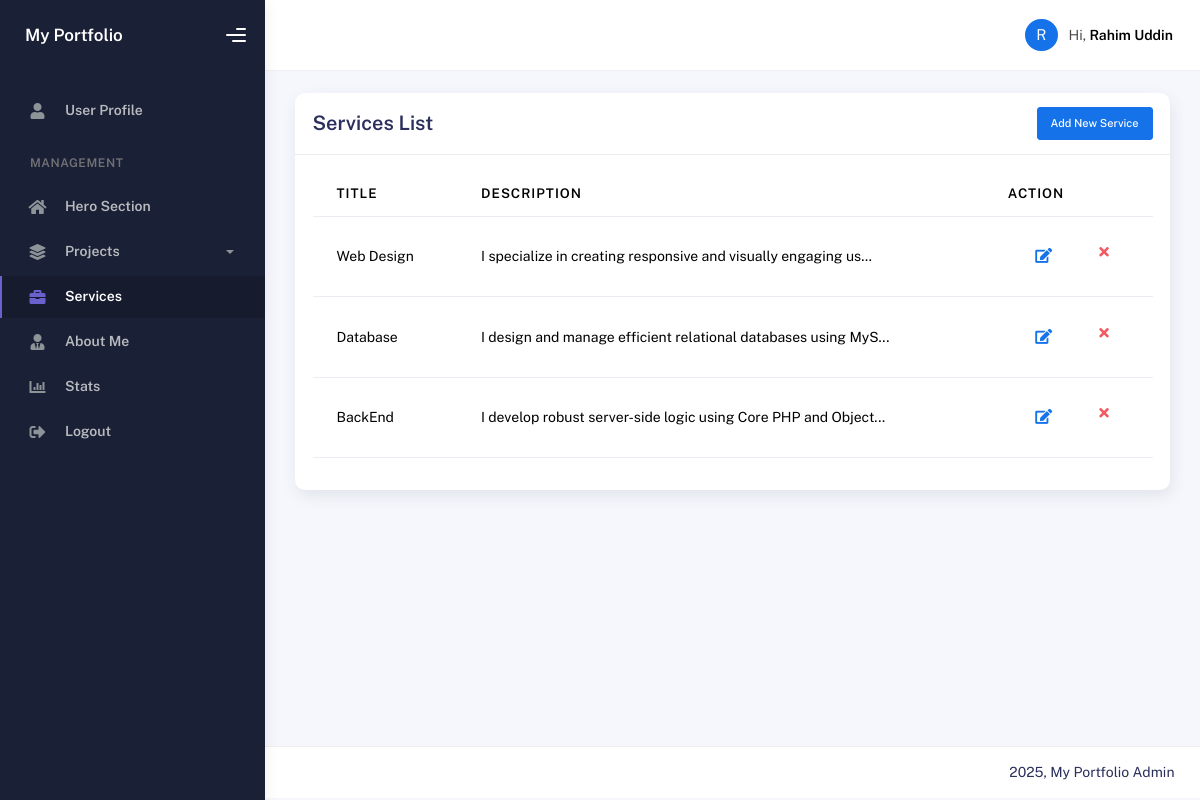
The page /admin/service.php (signed in) on the database its author committed.
### tables this page shows
CREATE TABLE `service` (
  `id` int(11) NOT NULL,
  `title` varchar(255) NOT NULL,
  `para` text NOT NULL,
  `icon` varchar(255) DEFAULT NULL
);

### admin/service.php (the view, shortened to what this page needs)
<?php
require '../config/database.php';
$action = isset($_GET['action']) ? $_GET['action'] : 'list';
include 'includes/header.php';
?>
<div class="row">
    <div class="col-md-12">
        <?php if ($action == 'list'): ?>
        <div class="card">
            <div class="card-header d-flex justify-content-between align-items-center">
                <h4 class="card-title">Services List</h4>
                <a href="service.php?action=add" class="btn btn-primary btn-sm">Add New Service</a>
            </div>
            <div class="card-body">
                <div class="table-responsive">
                    <table class="table table-hover">
                        <thead>
                            <tr>
                                <th>Title</th>
                                <th>Description</th>
                                <th style="width: 15%">Action</th>
                            </tr>
                        </thead>
                        <tbody>
                            <?php
                            $result = $conn->query("SELECT * FROM service");
                            while($row = $result->fetch_assoc()):
                            ?>
                            <tr>
                                <td><?php echo htmlspecialchars($row['title']); ?></td>
                                <td><?php echo htmlspecialchars(substr($row['para'], 0, 60)) . '...'; ?></td>
                                <td>
                                    <div class="form-button-action">
                                        <a href="service.php?action=edit&id=<?php echo $row['id']; ?>" class="btn btn-link btn-primary btn-lg">
                                            <i class="fa fa-edit"></i>
                                        </a>
                                        <a href="service.php?action=delete&id=<?php echo $row['id']; ?>" class="btn btn-link btn-danger" onclick="return confirm('Delete this service?')">
                                            <i class="fa fa-times"></i>
                                        </a>
                                    </div>
                                </td>
                            </tr>
                            <?php endwhile; ?>
                        </tbody>
                    </table>
                </div>
            </div>
        </div>
        <?php endif; ?>
    </div>
</div>
<?php include 'includes/footer.php'; ?>

### rows shown on the page
service: title "Web Design", para "I specialize in creating responsive and visually engaging us"
service: title "Database", para "I design and manage efficient relational databases using MyS"
service: title "BackEnd", para "I develop robust server-side logic using Core PHP and Object"

### other values the page prints
substr($_SESSION['name'], 0, 1) "R"
$_SESSION['name'] "Rahim Uddin"
